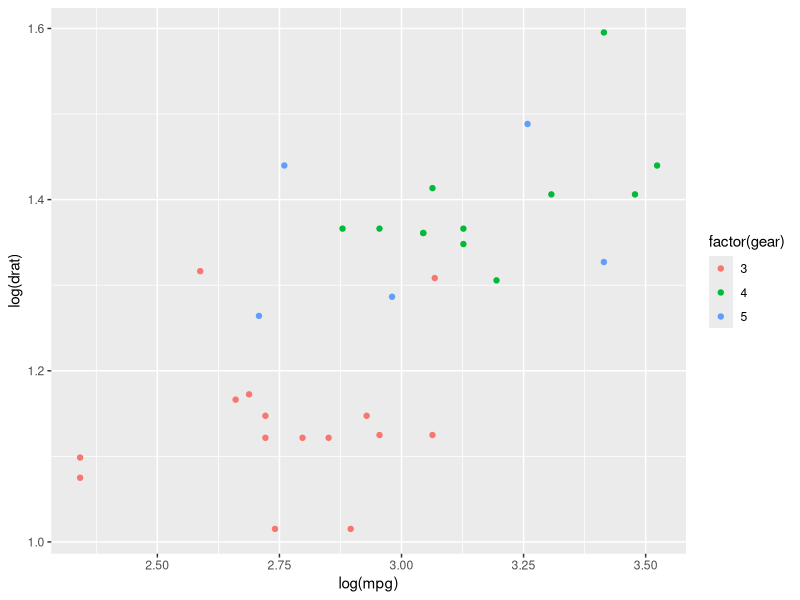

Source code (R):
library(ggplot2)  
# Giving a name to the chart file.  
png(file = "scatterplot2.png")  
# Plotting the chart using ggplot() and geom_point() functions.  
#The aes() function inside the geom_point() function controls the color of the group.  
ggplot(mtcars, aes(x = log(mpg), y = log(drat))) +geom_point(aes(color=factor(gear)))  
# Saving the file.  
dev.off()  